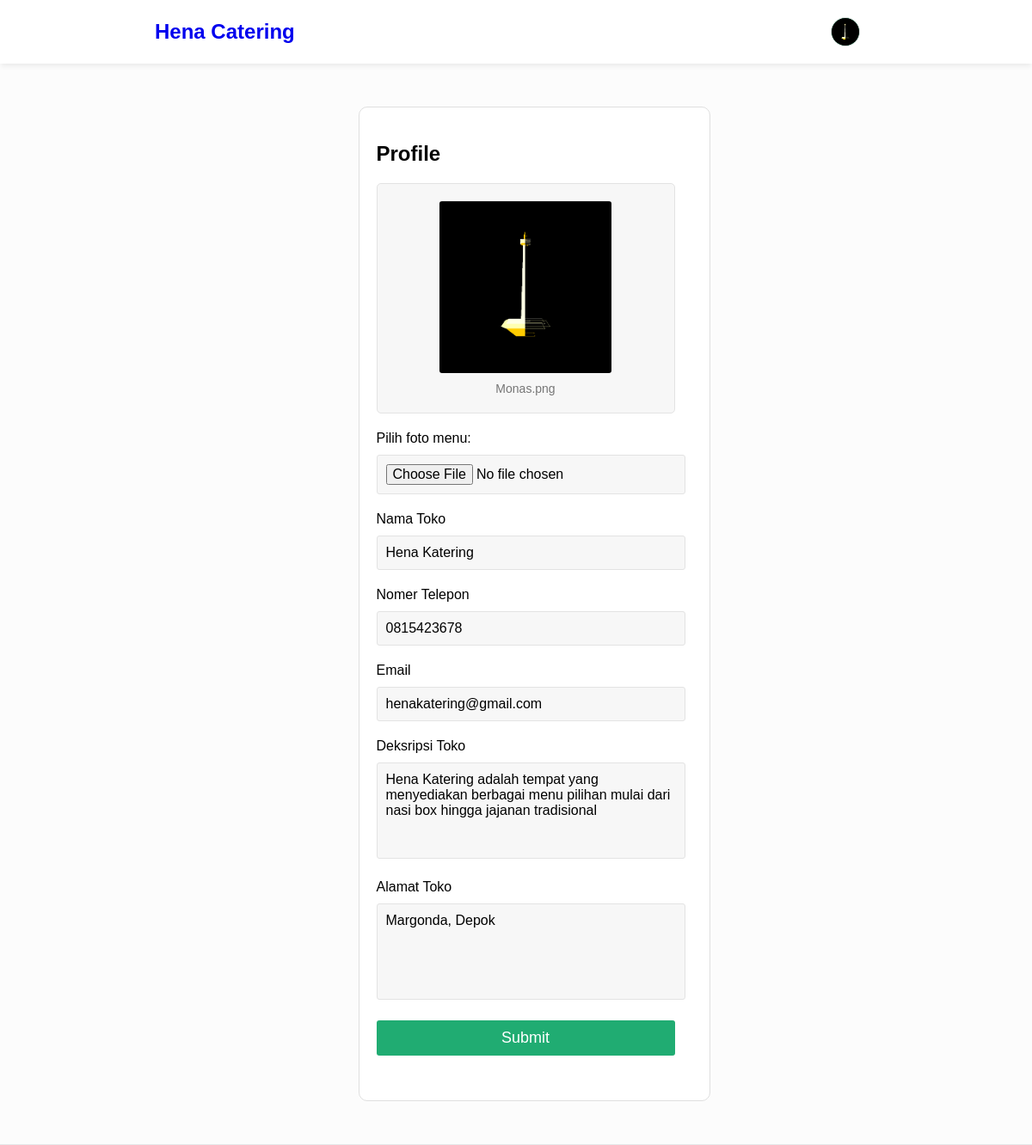
Screenshot of /pages/penjual/dashboard.php?p=profile&IDpenjual=1 (signed in) with the database file from the repository.
### tables this page shows
CREATE TABLE `penjual` (
  `IDpenjual` int(10) NOT NULL,
  `email` varchar(50) NOT NULL,
  `password` varchar(255) NOT NULL,
  `nama` varchar(50) DEFAULT NULL,
  `telepon` varchar(14) DEFAULT NULL,
  `alamat` varchar(255) DEFAULT NULL,
  `deskripsi` varchar(255) DEFAULT NULL,
  `foto` varchar(255) DEFAULT NULL
);

### class/class.Penjual.php (called while the page is built, shortened)
<?php
class Penjual extends Connection
{
  public $IDpenjual = 0;
  public $TABLE_PENJUAL = 'penjual';
  public $COLUMN_IDPENJUAL = 'IDpenjual';
  public function getPenjual()
  {
    $sql = "SELECT * FROM $this->TABLE_PENJUAL WHERE $this->COLUMN_IDPENJUAL = $this->IDpenjual";
    $result = mysqli_query($this->connection, $sql);
    if (mysqli_num_rows($result) == 1) {
      $data = mysqli_fetch_assoc($result);
      $this->nama = $data['nama'];
      $this->email = $data['email'];
      $this->telepon = $data['telepon'];
      $this->alamat = $data['alamat'];
      $this->deskripsi = $data['deskripsi'];
      $this->foto = $data['foto'];
    }
  }
}

### inc.connection.php (called while the page is built, shortened)
<?php
class Connection
{
  private $host = "localhost";
  private $user = "root";
  private $password = "";
  function connect()
  {
    $conn = mysqli_connect($this->host, $this->user, $this->password);
    $this->connection = $conn;
  }
}

### pages/penjual/profile.php (the view, shortened to what this page needs)
<?php
$currentNama = '';
$currentEmail = '';
$currentTelepon = '';
$currentAlamat = '';
$currentDescription = '';
$currentPhoto = '';
if (isset($_GET['IDpenjual'])) {
  $Penjual = new Penjual();
  $Penjual->IDpenjual = $_GET['IDpenjual'];
  $Penjual->getPenjual();
  $currentNama = $Penjual->nama;
  $currentEmail = $Penjual->email;
  $currentTelepon = $Penjual->telepon;
  $currentAlamat = $Penjual->alamat;
  $currentDescription = $Penjual->deskripsi;
  $currentPhoto = $Penjual->foto;
}
?>
<div class="container-profile">
  <div class="profile-section">
    <h2 class="profile-heading">Profile</h2>
    <form action="#" method="post" enctype="multipart/form-data">
      <div>
        <div class="profile-img">
          <?php
          if (isset($_GET["IDpenjual"])) {
            echo '<section class="current-photo-section">';
            echo '    <img src="../../uploads/' . $currentPhoto . '" alt="Menu">';
            echo '    <span>' . $currentPhoto . '</span>';
            echo '</section>';
          }
          ?>
          <section class="menu-photo-section">
            <label for="photoProfile">Pilih foto menu:</label>
            <input type="file" id="photoProfile" name="photoProfile" accept="image/*">
          </section>
        </div>
        <div class="profile-info">
          <section class="profile-name-section">
            <label for="profile-name">Nama Toko</label>
            <input type="text" id="profile-name" name="profile-name" placeholder="Budi" autocomplete="profile-name" value="<?php echo $currentNama ?>" required autofocus />
          </section>
          <section class="telpon-section">
            <label for="telepon">Nomer Telepon</label>
            <input type="tel" id="telepon" name="telepon" placeholder="+62" autocomplete="telepon" required autofocus value="<?php echo $currentTelepon ?>" />
          </section>
          <section class=" profile-email-section">
            <label for="email">Email</label>
            <input id="email" name="email" rows="5" placeholder="Email" required value="<?php echo $currentEmail ?>" />
          </section>
          <section class="profile-description-section">
            <label for="description">Deksripsi Toko</label>
            <textarea id="description" name="description" rows="5" placeholder="Deskripsi menu" required><?php echo trim($currentDescription) ?></textarea>
          </section>
          <section class="profile-alamat-section">
            <label for="alamat">Alamat Toko</label>
            <textarea id="alamat" name="alamat" rows="5" placeholder="Alamat" required><?php echo trim($currentAlamat) ?></textarea>
          </section>
        </div>
      </div>
      <input type="submit" id="save-profile" name="save-profile" value="Submit" />
    </form>
  </div>
</div>

### pages/penjual/dashboard.php (shortened to what this page needs)
<?php
require "../../inc.connection.php";
require('../../class/class.Penjual.php');
?>
<!DOCTYPE html>
<html lang="en">
<head>
  <link rel="stylesheet" href="../../style/style.css">
</head>
<body>
  <header>
    <nav class="navbar">
      <div>
        <div class="logo">
          <a href="dashboard.php">
            <h2>Hena Catering</h2>
          </a>
        </div>
      </div>
      <div>
        <ul class="feature">
          <li>
            <a href="dashboard.php?p=report" class="icon">
              <svg data-src="https://s.svgbox.net/hero-outline.svg?ic=document-report&fill=767676" width="24" height="24"></svg>
            </a>
          </li>
          <li>
            <a class="icon" href="dashboard.php?p=addMenu">
              <svg data-src="https://s.svgbox.net/hero-outline.svg?ic=plus&fill=767676" width="24" height="24"></svg>
            </a>
          </li>
        </ul>
        <div class="profile" tabindex="0" role="button">
          <div class="profile-picture">
            <?php
            $Penjual = new Penjual();
            $Penjual->IDpenjual = $_SESSION["IDpenjual"];
            $Penjual->getPenjual();
            echo '<img src="../../uploads/' . $Penjual->foto . '" alt="' . $Penjual->nama . ' profile picture">'
            ?>
          </div>
    </nav>
  </header>
  <main>
    <?php
    $pages_dir = '../../pages/penjual';
    if (!empty($_GET['p'])) {
      $pages = scandir($pages_dir, 0);
      unset($pages[0], $pages[1]);
      $p = $_GET['p'];
      if (in_array($p . '.php', $pages)) {
        include($pages_dir . '/' . $p . '.php');
      }
    } else {
      include('./home.php');
    }
    ?>
  </main>
</body>
</html>

### style/style.css (style rules this page uses)
:root { --desktop-font-size: 16px; --mobile-font-size: 18px; --green: hsl(155, 69%, 40%); --darker-green: hsl(155, 69%, 30%); --margin: 180px; }
html { font-family: "Inter", sans-serif; }
body { margin: 0; padding: 0; background-color: #fcfcfc; }
button, input[type="submit"], input[type="button"] { background-color: var(--green); border: none; border-radius: 3px; color: white; cursor: pointer; display: block; font-size: 22px; font-size: var(--mobile-font-size); font-weight: 500; padding: 10px 20px; }
button#login, button#register, input#login, input[type="submit"] { width: 100%; }
form { margin-bottom: 2rem; }
input, textarea, select { border: 1px solid rgb(227, 227, 227); background-color: rgb(247, 247, 247); border-radius: 3px; font-size: 16px; font-family: inherit; padding: 10px; width: 100%; width: calc(100% - 10px); }
textarea { resize: none; }
label { display: block; font-size: 20px; font-size: var(--mobile-font-size); font-weight: 500; margin: 0 0 10px 0; }
form section { margin: 0 0 20px 0; }
ul li { list-style: none; }
ul li a { text-decoration: none; }
a { text-decoration: none; }
a.icon { font-weight: 500; color: #767676; }
img { width: 100%; }
@media (min-width: 450px) { input { font-size: 14px; font-size: var(--desktop-font-size); } }
@media (min-width: 450px) { label { font-size: 14px; font-size: var(--desktop-font-size); } }

### style/navbar.css (style rules this page uses)
header { width: 100%; background-color: #ffffff; box-shadow: 0 4px 6px -1px rgba(0, 0, 0, 0.07); }
.navbar { display: flex; flex-direction: row; align-items: center; justify-content: space-between; margin: 0 var(--margin); }
.navbar div { display: flex; align-items: center; }
.logo { margin-right: 3rem; }
.feature { display: flex; margin: 0 10px; }
.feature li { border-radius: 5px; margin-right: 10px; }
.feature li:last-child { margin-right: 0; }
.icon { display: flex; align-items: center; padding: 5px; list-style: none; text-decoration: none; border-radius: 5px; text-align: center; }
.profile { width: 100%; }
.profile-picture { margin: 20px; width: 32px; height: 32px; background-color: var(--green); border-radius: 50%; border: 1px solid #dfdfdf; }
.profile-picture img { border-radius: 50%; }

### style/addMenu.css (style rules this page uses)
.current-photo-section { display: flex; flex-direction: column; align-items: center; background: #f7f7f7; border-radius: 5px; padding: 20px; border: 1px solid rgb(227, 227, 227); }
.current-photo-section img { max-width: 200px; height: 200px; object-fit: cover; border-radius: 3px; }
.current-photo-section span { margin-top: 10px; color: #767676; font-size: 14px; }

### style/profile.css (style rules this page uses)
.container-profile { display: grid; place-content: center; margin: 50px 0; }
.profile-section { width: 100%; background-color: white; border-radius: 10px; padding: 20px; border: 1px solid #dfdfdf; }
.profile-section form { width: calc(100% - 20px); }

### rows the page displays
penjual: foto (picture), foto "Monas.png", profile-name "Hena Katering", telepon "0815423678", email "henakatering@gmail.com", description "Hena Katering adalah tempat yang menyediakan berbagai menu pilihan mulai dari nasi box hingga jajanan tradisional", alamat "Margonda, Depok"
